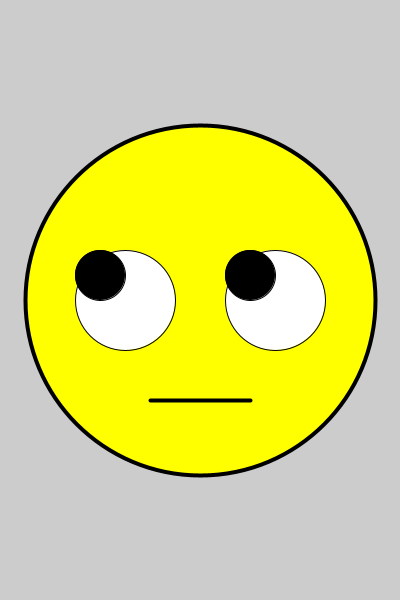
Frame 1 (no input)
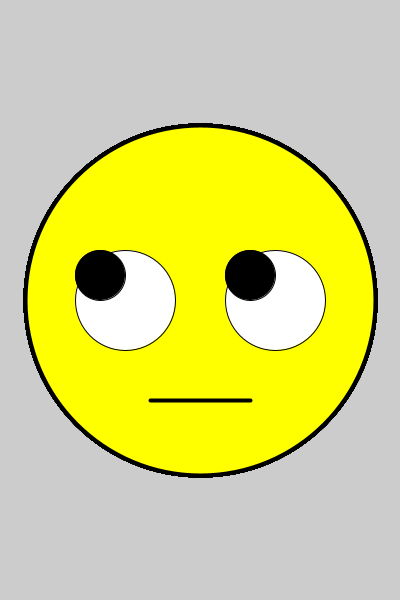
Frame 60 (the mouse pressed at the canvas centre just before this capture)
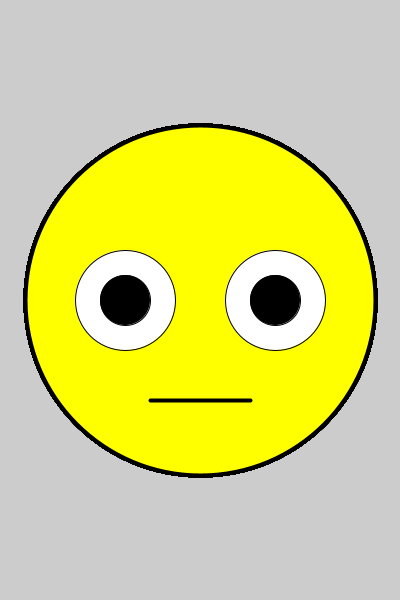
Frame 120 (the mouse held since frame 60 and released just before this capture)

The Processing sketch that drew these frames (run headless with seeded random() and noise(); from frame 60 on, the mouse is pressed at the canvas centre):

// Processing sketch: processing_95764
// ── processing_95764.pde

/*
Mapped Eyes
 Jennifer Presto
 Example for BFA class in Creative Computing
 April 9, 2013
 */

// variables for the whites of the eyes
// these stay the same throughout the sketch
float leftEyeX = 125;
float leftEyeY = 300;
float rightEyeX = 275;
float rightEyeY = 300;

// variables for the pupils
// note that these aren't given values here,
// since they will change while the sketch is running
float leftPupilX;
float leftPupilY;
float rightPupilX;
float rightPupilY;

void setup() {
  size (400, 600);
  stroke(0);
  smooth();
}

void draw() {

  // draw the head and mouth
  strokeWeight(4);
  fill(255, 255, 0);
  ellipse(width/2, height/2, 350, 350);
  line(150, 400, 250, 400);

  // draw the whites of the eyes
  strokeWeight(1);
  fill(255, 255, 255);
  ellipse(leftEyeX, leftEyeY, 100, 100);
  ellipse(rightEyeX, rightEyeY, 100, 100);

  // update the x and y positions of the pupils
  leftPupilX = map(mouseX, 0, width, leftEyeX-25, leftEyeX+25);
  leftPupilY = map(mouseY, 0, height, leftEyeY-25, leftEyeY+25);
  rightPupilX = map(mouseX, 0, width, rightEyeX-25, rightEyeX+25);
  rightPupilY = map(mouseY, 0, height, rightEyeY-25, rightEyeY+25);

  // draw the pupils

  fill(0);
  ellipse(leftPupilX, leftPupilY, 50, 50);
  ellipse(rightPupilX, rightPupilY, 50, 50);
}
